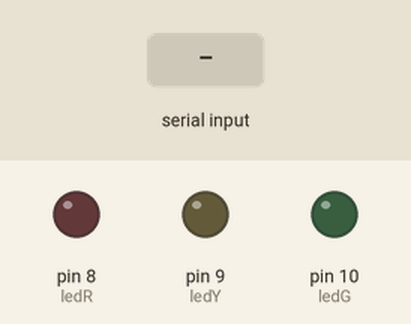
Recording of a sketch running on a simulated Arduino Uno, built with avr-gcc and run on an emulated ATmega328P. Shown: output pins drawn as LEDs (lit = HIGH). Inputs (shaded band) come from the test bench. What the sketch prints to the serial monitor is not drawn.

Above: at 1.2 s.
1.3 s: "1" received over Serial
At 2.4 s:
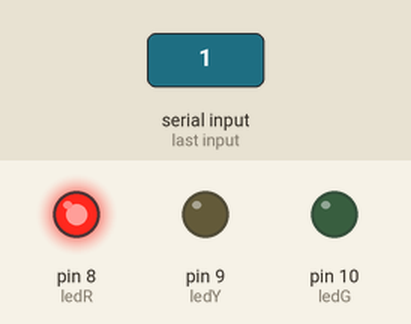
2.8 s: "0" received over Serial
At 3.5 s:
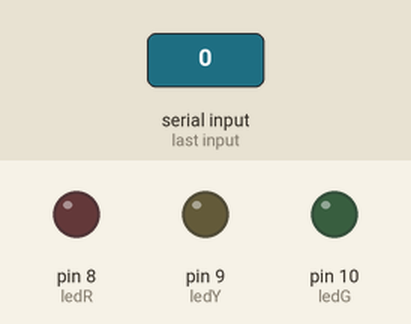
Timing chart, 0 to 5.8 s (numbered marks = the images above; inputs shaded):
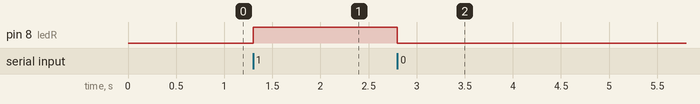

The sketch:

sketch_mar16a.ino
```cpp
#define ledR 8
#define ledY 9
#define ledG 10

void setup() {
  //Definir que o LED é uma saída
  pinMode(ledR, OUTPUT);
  pinMode(ledY, OUTPUT);
  pinMode(ledG, OUTPUT);
  //Inicializar  a Serial
  Serial.begin(9600);
  Serial.println("oi");
}

void loop() {
  //Se a serial for aberta
  if(Serial.available() > 0){
    char comando = Serial.read();
    if(comando == '1'){
      digitalWrite(ledR, HIGH);
    }else if(comando == '0'){
    digitalWrite(ledR, LOW);
  }
  }
}
```

Measured:
- after the input at 1.3 s, pin 8 (ledR): LOW → HIGH at once
- after the input at 2.8 s, pin 8 (ledR): HIGH → LOW at once
